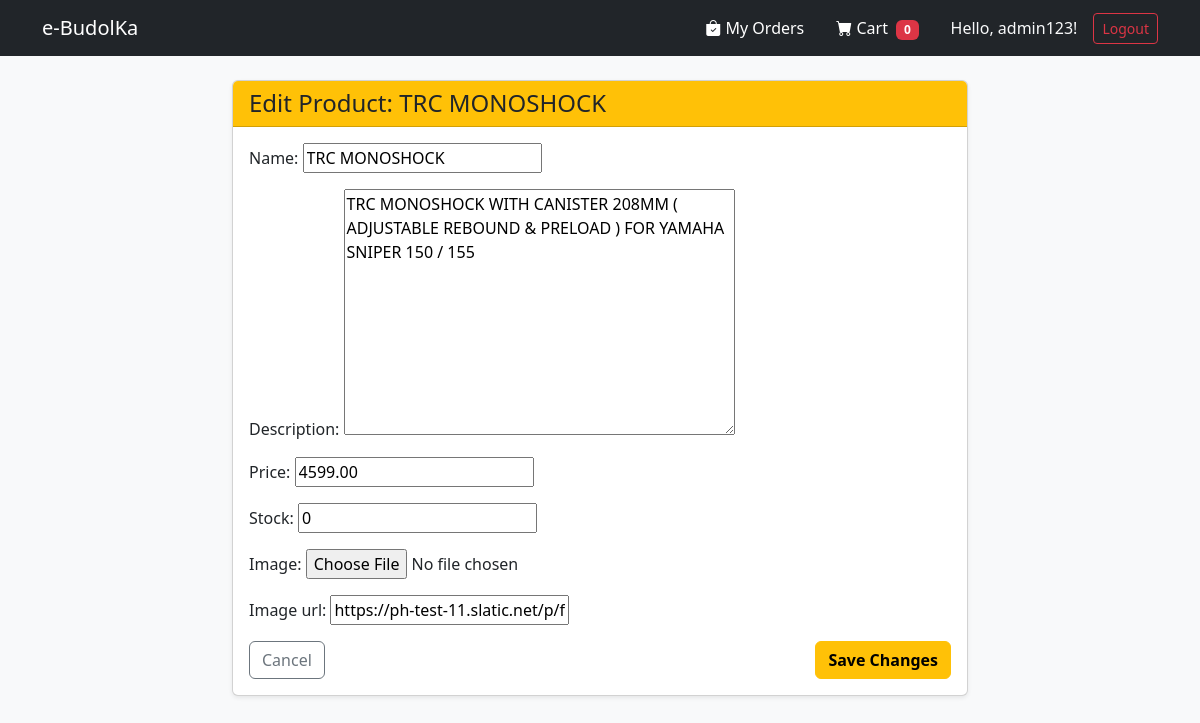
/products/seller/edit/6/ (signed in), run on an earlier commit of the app's database.
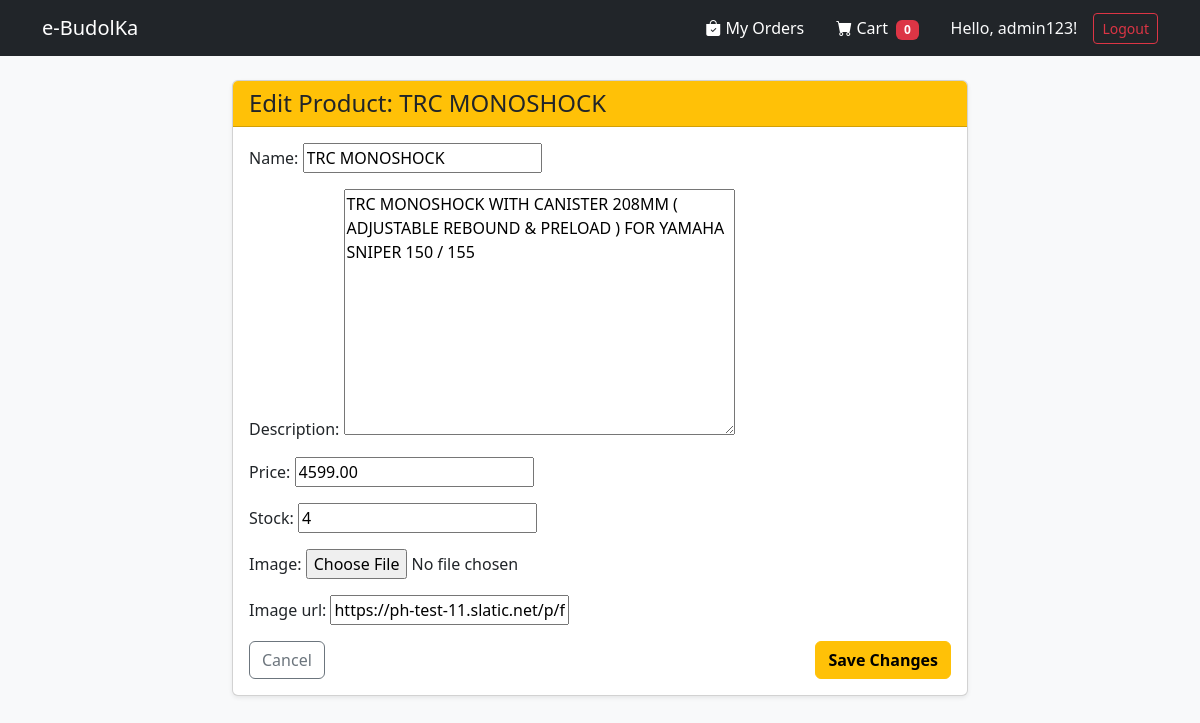
And on a later commit of the database.
### products/models.py (models this page shows, shortened)
class Product(models.Model):
    name = models.CharField(max_length=255)
    description = models.TextField()
    price = models.DecimalField(max_digits=10, decimal_places=2)
    stock = models.IntegerField(default=0)
    created_at = models.DateTimeField(auto_now_add=True)
    image = models.ImageField(upload_to='product_images/', blank=True, null=True)
    image_url = models.URLField(max_length=500, blank=True, null=True)
    created_at = models.DateTimeField(auto_now_add=True)

### products/views.py (the view)
# urls.py: path('seller/edit/<int:id>/', views.edit_product, name='edit_product'),
@user_passes_test(is_seller, login_url='/seller/login/')
def edit_product(request, id):
    product = get_object_or_404(Product, id=id) # Find the exact product
    if request.method == 'POST':
        form = ProductForm(request.POST, request.FILES, instance=product)
        if form.is_valid():
            form.save()
            return redirect('seller_dashboard')
    else:
        form = ProductForm(instance=product)
    return render(request, 'products/edit_product.html', {'form': form, 'product': product})

### products/forms.py
class ProductForm(forms.ModelForm):
    class Meta:
        model = Product
        fields = ['name', 'description', 'price', 'stock', 'image', 'image_url']

### products/views.py (called while the page is built)
def is_seller(user):
    return user.is_staff

### products/templates/products/edit_product.html (shortened to what this page needs)
{% extends 'products/base.html' %}
{% block content %}
<div class="row justify-content-center">
    <div class="col-md-8">
        <div class="card shadow-sm">
            <div class="card-header bg-warning text-dark">
                <h4 class="mb-0">Edit Product: {{ product.name }}</h4>
            </div>
            <div class="card-body">
                <form method="POST" enctype="multipart/form-data">
                    <div class="mb-3">
                        {{ form.as_p }}
                    </div>
                    <div class="d-flex justify-content-between">
                        <a href="{% url 'seller_dashboard' %}" class="btn btn-outline-secondary">Cancel</a>
                        <button type="submit" class="btn btn-warning fw-bold">Save Changes</button>
                    </div>
                </form>
            </div>
        </div>
    </div>
</div>
{% endblock %}

### products/templates/products/base.html (shortened to what this page needs)
<!DOCTYPE html>
<html lang="en">
<head>
    <link href="https://cdn.jsdelivr.net/npm/bootstrap@5.3.0/dist/css/bootstrap.min.css" rel="stylesheet">
    <link rel="stylesheet" href="https://cdn.jsdelivr.net/npm/bootstrap-icons@1.11.3/font/bootstrap-icons.min.css">
</head>
<body class="bg-light">
    <nav class="navbar navbar-expand-lg navbar-dark bg-dark mb-4">
        <div class="container">
            <a class="navbar-brand" href="{% url 'product_list' %}">e-BudolKa</a>
            <div class="collapse navbar-collapse">
                <ul class="navbar-nav ms-auto align-items-center">
                    <li class="nav-item">
                    <a class="nav-link text-white ms-2" href="{% url 'my_orders' %}">
                        <i class="bi bi-bag-check-fill"></i> My Orders
                    </a>
                </li>
                    <li class="nav-item ms-2">
                        <a class="nav-link text-white px-3" href="{% url 'view_cart' %}">
                            <i class="bi bi-cart-fill"></i> Cart
                            <span class="badge bg-danger ms-1">{{ request.session.cart|length }}</span>
                        </a>
                    </li>
                    {% if user.is_authenticated %}
                        <li class="nav-item ms-3">
                            <span class="text-light me-3">Hello, {{ user.username }}!</span>
                        </li>
                        <li class="nav-item">
                            <form action="{% url 'logout' %}" method="post" class="d-inline">
                                <button type="submit" class="btn btn-outline-danger btn-sm">Logout</button>
                            </form>
                        </li>
                    {% endif %}
                </ul>
            </div>
        </div>
    </nav>
    <div class="container">
        {% block content %}
        {% endblock %}
    </div>
</body>
</html>

What changed in the data, as far as the page shows it:
changed Product "TRC MONOSHOCK": stock "0" → "4"
